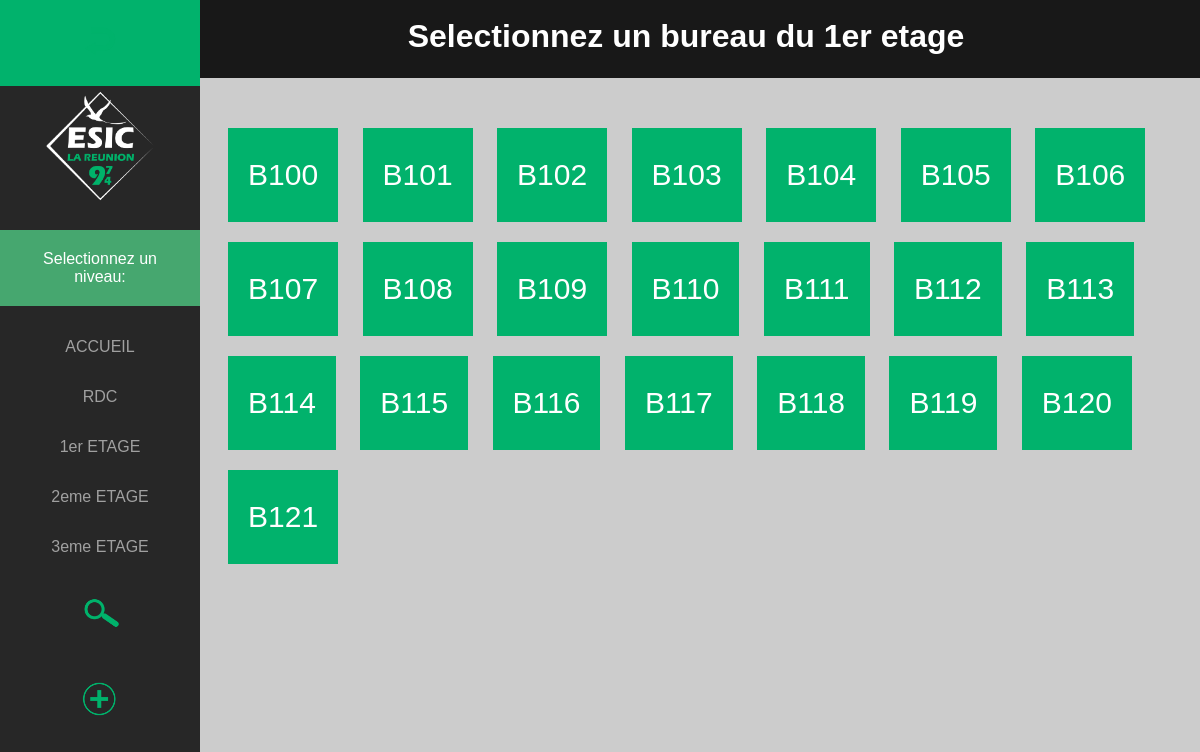
/site_republique/place/bureaux_1er.php, run on the app's committed database.
### tables this page shows
CREATE TABLE IF NOT EXISTS `emplacement` (
  `id_emplacement` varchar(20) NOT NULL,
  `etage_emplacement` varchar(20) NOT NULL,
  `type_emplacement` varchar(20) NOT NULL,
  PRIMARY KEY (`id_emplacement`)
);

### site_republique/place/bureaux_1er.php (the view, shortened to what this page needs)
<!DOCTYPE HTML>
<html lang="fr">
    <head>
        <link rel="stylesheet" href="../../css/style.css">
    </head>
    <?php
        include('../connexion/connexion_emplacement.php');
        $pdoStat = $objetPdo->prepare('SELECT id_emplacement FROM emplacement WHERE type_emplacement LIKE "Bureau" AND etage_emplacement LIKE "Etage01" ');
        $executeIsOk = $pdoStat->execute();
        $emplacements= $pdoStat->fetchAll();
    ?>
    <body>
        <div class="sidenav">
       <a href="../site_republique.php"><img class="retour" src="../../img/icone_retour.png"></a>
      <center><img class="logo_site" src="../../img/logo_esic.png"></center>
       <p class="selection">Selectionnez un niveau:</p>
        <a href="accueil_prise.php">ACCUEIL</a>
       <a href="rdc_prises.php">RDC</a>
        <a href="bureaux_1er.php">1er ETAGE</a>
        <a href="bureaux_2eme.php">2eme ETAGE</a>
        <a href="sdr_3eme.php">3eme ETAGE</a>
       <a href="../search.php"> <img class="search" src="../../img/icone_search.png"></a>
       <a href="../add/add_prise.php"><img class="ajout_prise" src="../../img/icone_ajout.png"></a>
    </div>
            <div class="titre_index">
            <h1>Selectionnez un bureau du 1er etage</h1>
        </div>
            <div class="galerie">
                <?php foreach ($emplacements as $emplacement): ?>
                        <a class="box" href="../change/list_changeb1.php?numemplacement=<?= $emplacement['id_emplacement']?>"><?= $emplacement['id_emplacement']?></a>
                <?php endforeach; ?>
            <br>
        </div>
                <a href = "../site_republique.php">Retour</a>
    </body>
</html>

### css/style.css (style rules this page uses)
* { font-family: 'Trebuchet MS', 'Lucida Sans Unicode', 'Lucida Grande', 'Lucida Sans', 'Arial', 'sans-serif'; }
body { background-color: #cccccc; }
.sidenav { height: 100%; width: 200px; position: fixed; z-index: 1; top: 0; left: 0; background-color: #272727; overflow-x: hidden; overflow-y: hidden; }
.sidenav a { color: #a0a0a0; font-size: 16px; padding: 16px; text-decoration: none; display: block; text-align: center; }
.titre_index { background-color: #181818; color: white; padding: 1px; margin-top: -12px; margin-right: -12px; margin-left: 160px; text-align: center; }
.selection { background-color: #46a76f; color: white; text-align: center; font-size: 16px; margin-top: 20px; padding: 20px; }
.retour { height: 50px; }
.search { height: 50px; }
.ajout_prise { height: 50px; }
.logo_site { height: 120px; }
a.box { font-size: 30px; text-decoration: none; color: white; background-color: #01B26C; text-align: center; display: inline-block; padding-top: 30px; padding-left: 20px; padding-right: 20px; padding-bottom: 30px; margin-bottom: 20px; margin-left: 20px; }
.galerie { margin-top: 50px; margin-left: 200px; }

### data on the page
emplacement: id_emplacement "B100"
emplacement: id_emplacement "B101"
emplacement: id_emplacement "B102"
emplacement: id_emplacement "B103"
emplacement: id_emplacement "B104"
emplacement: id_emplacement "B105"
emplacement: id_emplacement "B106"
emplacement: id_emplacement "B107"
emplacement: id_emplacement "B108"
emplacement: id_emplacement "B109"
emplacement: id_emplacement "B110"
emplacement: id_emplacement "B111"
emplacement: id_emplacement "B112"
emplacement: id_emplacement "B113"
emplacement: id_emplacement "B114"
emplacement: id_emplacement "B115"
emplacement: id_emplacement "B116"
emplacement: id_emplacement "B117"
emplacement: id_emplacement "B118"
emplacement: id_emplacement "B119"
emplacement: id_emplacement "B120"
emplacement: id_emplacement "B121"
